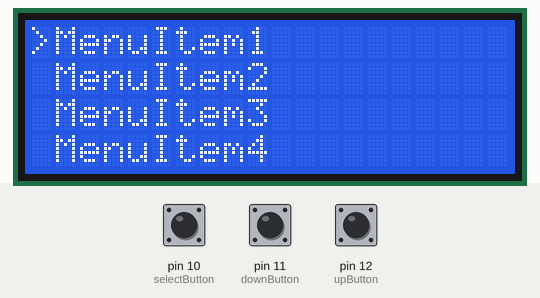
A sketch run on a simulated Arduino Uno, built with avr-gcc and run on an emulated ATmega328P. On the bench: 20×4 character LCD. The test bench sets the inputs (shaded band); at power-on: pin 10 (selectButton) HIGH, pin 11 (downButton) HIGH, pin 12 (upButton) HIGH.

Above: at 1.3 s.
1.4 s: pin 10 (selectButton) pulled LOW for 0.15 s
At 1.9 s:
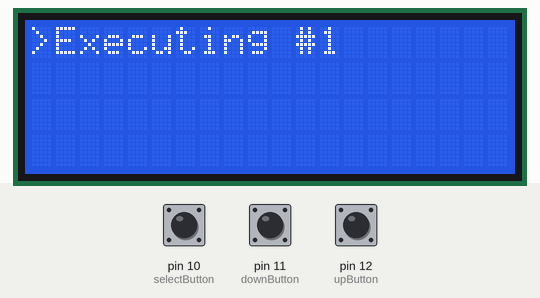
4.4 s: pin 11 (downButton) pulled LOW for 0.15 s
At 5.3 s:
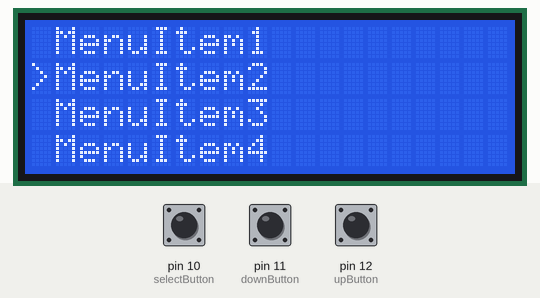
6.0 s: pin 11 (downButton) pulled LOW for 1 s
8.5 s: pin 11 (downButton) pulled LOW for 0.15 s
10.1 s: pin 10 (selectButton) pulled LOW for 1 s
At 11.0 s:
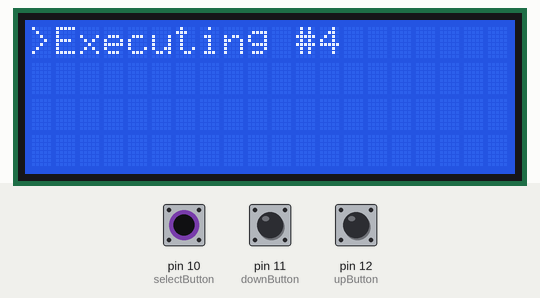
13.1 s: pin 12 (upButton) pulled LOW for 0.15 s
At 14.3 s:
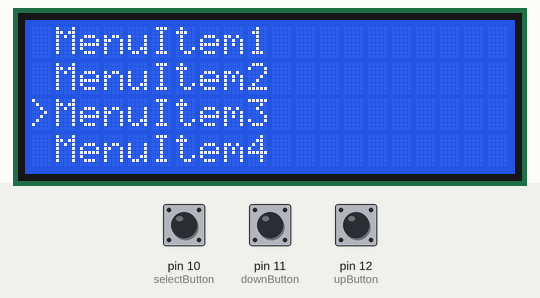
Timing chart, 0 to 15.7 s (numbered marks = the images above; inputs shaded):
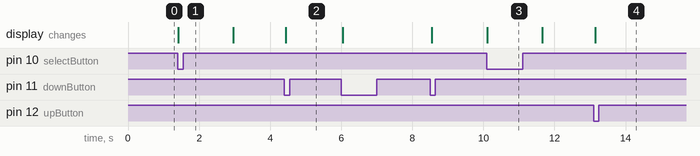

Measured:
- after the input at 1.4 s, the display: changes at once (image 1)
- after the input at 4.4 s, the display: changes at once (image 2)
- after the input at 10.1 s, the display: changes at once (image 3)
- after the input at 13.1 s, the display: changes at once (image 4)

The sketch:

testmenu.ino
```cpp
#include <Wire.h>
#include <LiquidCrystal_I2C.h>

LiquidCrystal_I2C lcd(0x27, 20, 4);

int upButton = 12;
int downButton = 11;
int selectButton = 10;
int menu = 1;

void setup() {
  lcd.init();
  lcd.backlight();
  pinMode(upButton, INPUT_PULLUP);
  pinMode(downButton, INPUT_PULLUP);
  pinMode(selectButton, INPUT_PULLUP);
  updateMenu();
}

void loop() {
  if (!digitalRead(downButton)){
    menu++;
    updateMenu();
    delay(100);
    while (!digitalRead(downButton));
  }
  if (!digitalRead(upButton)){
    menu--;
    updateMenu();
    delay(100);
    while(!digitalRead(upButton));
  }
  if (!digitalRead(selectButton)){
    executeAction();
    updateMenu();
    delay(100);
    while (!digitalRead(selectButton));
  }
}

void updateMenu() {
  switch (menu) {
    case 0:
      menu = 1;
      break;
    case 1:
      lcd.clear();
      lcd.print(">MenuItem1");
      lcd.setCursor(0, 1);
      lcd.print(" MenuItem2");
      lcd.setCursor(0, 2);
      lcd.print(" MenuItem3");
      lcd.setCursor(0, 3);
      lcd.print(" MenuItem4");
      break;
    case 2:
     lcd.clear();
      lcd.print(" MenuItem1");
      lcd.setCursor(0, 1);
      lcd.print(">MenuItem2");
      lcd.setCursor(0, 2);
      lcd.print(" MenuItem3");
      lcd.setCursor(0, 3);
      lcd.print(" MenuItem4");
      break;
    case 3:
     lcd.clear();
      lcd.print(" MenuItem1");
      lcd.setCursor(0, 1);
      lcd.print(" MenuItem2");
      lcd.setCursor(0, 2);
      lcd.print(">MenuItem3");
      lcd.setCursor(0, 3);
      lcd.print(" MenuItem4");
      break;
    case 4:
     lcd.clear();
      lcd.print(" MenuItem1");
      lcd.setCursor(0, 1);
      lcd.print(" MenuItem2");
      lcd.setCursor(0, 2);
      lcd.print(" MenuItem3");
      lcd.setCursor(0, 3);
      lcd.print(">MenuItem4");
      break;
    case 5:
      menu = 4;
      break;
  }
}

void executeAction() {
  switch (menu) {
    case 1:
      action1();
      break;
    case 2:
      action2();
      break;
    case 3:
      action3();
      break;
    case 4:
      action4();
      break;
  }
}

void action1() {
  lcd.clear();
  lcd.print(">Executing #1");
  delay(1500);
}
void action2() {
  lcd.clear();
  lcd.print(">Executing #2");
  delay(1500);
}
void action3() {
  lcd.clear();
  lcd.print(">Executing #3");
  delay(1500);
}
void action4() {
  lcd.clear();
  lcd.print(">Executing #4");
  delay(1500);
}
```
